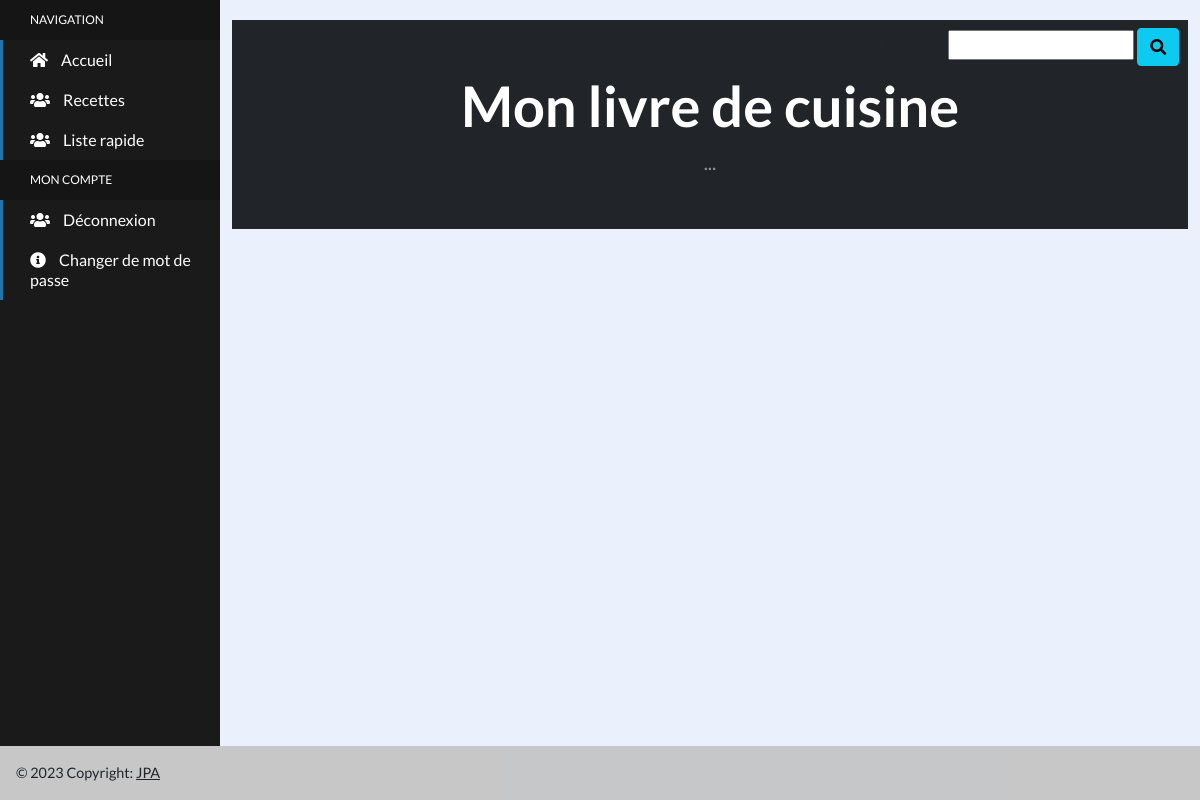
/recettes/rc1/, run on an earlier commit of the app's database.
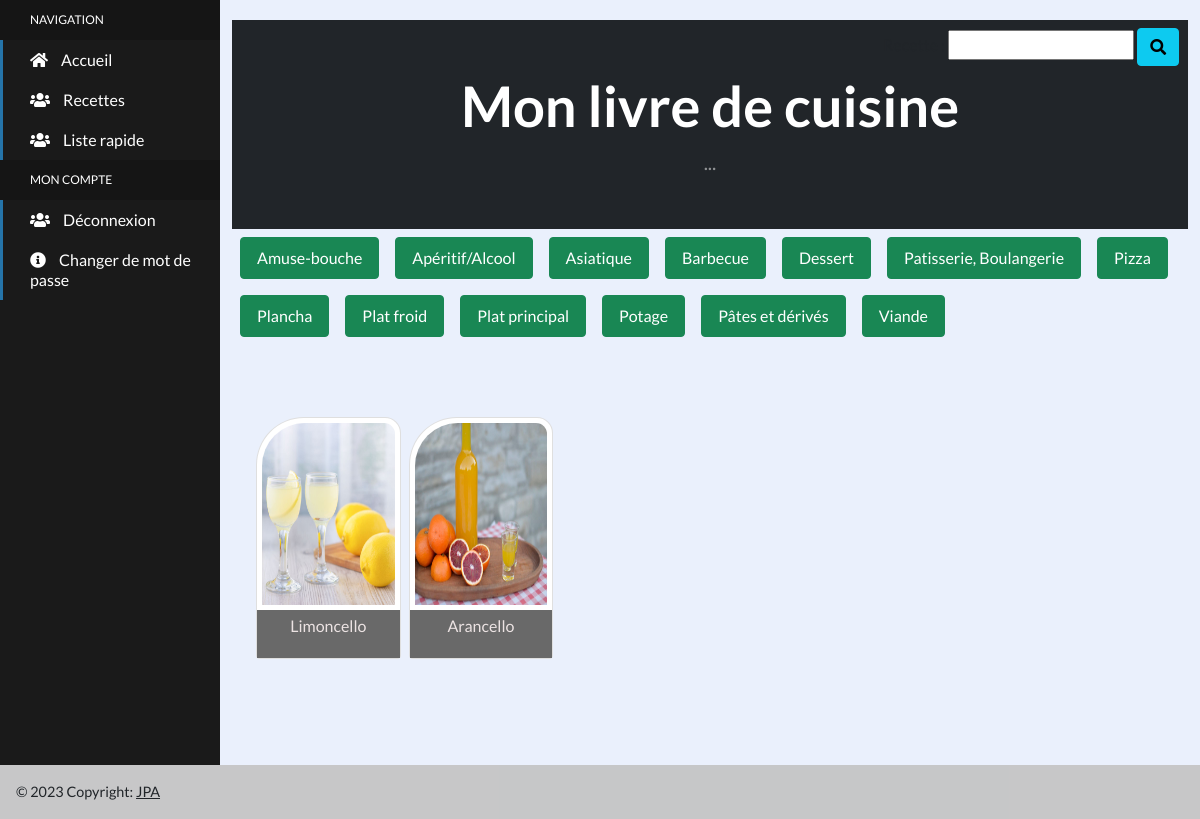
And on a later commit of the database.
### recettes/models.py (models this page shows, shortened)
class Category(models.Model):
    name = models.CharField(max_length=36)

class BlogRecettes(models.Model):
    name = models.CharField(max_length=100, blank=False)
    recipe = models.TextField(blank=False, null=True)
    ingredient = models.TextField(blank=False, null=True)
    note = models.TextField(blank=True, null=True)
    category = models.ForeignKey(Category, on_delete=models.RESTRICT)
    picture = models.CharField(max_length=200, blank=True)
    url_picture = models.URLField(max_length=200, blank=True)
    url_recipe = models.URLField(max_length=200, blank=True)  # url vers recette  RECIPE = RECETTE
    author = models.ForeignKey(User, on_delete=models.SET_NULL, blank=True, null=True)
    class Meta:
        ordering = ['name']
        verbose_name = "Recette"

### recettes/views.py (the view)
# urls.py: path("rc<cid>/", categories_list, name="categories"),
def categories_list(request, cid):
    cate_list = Category.objects.all()
    cat_list = Category.objects.filter(id=cid)
    rec_list = BlogRecettes.objects.all()
    global page
    selected = "liste_recettes"
    rec_list = BlogRecettes.objects.filter(category_id=cid)
    if request.method == "POST":
        form1 = RecetteSearchForm(request.POST)
        if form1.is_valid():
            base_url = reverse('recettes')
            query_string = urlencode(form1.cleaned_data)
            url = '{}?{}'.format(base_url, query_string)
            return redirect(url)
    else:
        form1 = RecetteSearchForm()
        recette_form = request.GET.get("recette", "")
        ingredient_form = request.GET.get("ingredient", "")
        if recette_form is not None:
            rec_list = rec_list.filter(Q(name__icontains=recette_form) | Q(recipe__icontains=recette_form))
            form1.fields['recette'].initial = recette_form
        if ingredient_form is not None:
            rec_list = rec_list.filter(ingredient__icontains=ingredient_form)
    paginator = Paginator(rec_list.order_by('-id'), 12)
    try:
        page = request.GET.get('p')
        if not page:
            page = 1
        rec_list = paginator.page(page)
    except EmptyPage:
        rec_list = paginator.page(paginator.num_pages())
    return render(request, "recettes/categories.html", locals())

### recettes/forms.py
class RecetteSearchForm(Form):
    recette = CharField(max_length=100, required=False)

### recettes/templates/recettes/categories.html
{% extends "livre_recettes/base.html" %}
{% load static %}
{% block content %}
        <section class="py-4">
            <div class="container-fluid px-4 px-lg-6 mt-5">
                <div class="row gx-4 gx-lg-2 row-cols-2 row-cols-md-4 row-cols-xl-6 justify-content-left">
            {% for r in rec_list %}
                    <div class="col mb-4" style="cursor: pointer;" onclick="window.location=' ../r{{ r.id }}'">
                        <div class="card h-100 m-0" style="border-top-left-radius: 3rem; border-top-right-radius: 1rem; ">
                            <img class="card-img-top " style="border: 0px solid #ddd; padding: 5px; height: 12rem; border-top-left-radius: 3rem; border-top-right-radius: 1rem; " src="{% static 'img/img_recettes/' %}{{ r.picture }}" alt="..." />
                            <div class="card-body p-1" style="background-color:dimgray">
                                <div class="text-center" style="color:#ece3e3">
                                    <p class="fs-6">{{ r.name }}</p>
                                </div>
                            </div>
                        </div>
                    </div>
            {% endfor %}
                </div>
            </div>
        </section>
{% endblock %}

### livre_recettes/templates/livre_recettes/base.html (shortened to what this page needs)
<!doctype html>
<html lang="fr">
{% load static %}
<head>
    <link rel="stylesheet" href="//use.fontawesome.com/releases/v5.0.7/css/all.css">
    <link href="https://cdn.jsdelivr.net/npm/bootstrap@5.0.2/dist/css/bootstrap.min.css" rel="stylesheet"
>
    <link rel="stylesheet" href="{% static 'css/base.css' %}">
    <link rel="stylesheet" href="{% static 'css/tableau_liste.css' %}">
</head>
<body>
<div class="sidebar-container">
    <ul class="sidebar-navigation">
        <li class="header">Navigation</li>
        <li class="{% if selected == 'home' %} active {% endif %}">
            <a href="{% url 'home' %}">
                <i class="fa fa-home" aria-hidden="true"></i> Accueil
            </a>
        </li>
        <li class="{% if selected == 'recettes' %} active {% endif %}">
            <a href="{% url 'recettes' %}">
                <i class="fa fa-users" aria-hidden="true"></i> Recettes
            </a>
        </li>
        <li class="{% if selected == 'recettes_rapide' %} active {% endif %}">
            <a href="{% url 'recettes_rapide' %}">
                <i class="fa fa-users" aria-hidden="true"></i> Liste rapide
            </a>
        </li>
        <li class="header">Mon compte</li>
        <li>
            <a href="{% url 'logout' %}">
                <i class="fa fa-users" aria-hidden="true"></i> Déconnexion
            </a>
        </li>
        <li>
            <a href="{% url 'password_change' %}">
                <i class="fa fa-info-circle" aria-hidden="true"></i> Changer de mot de passe
            </a>
        </li>
    </ul>
</div>
<div class="content-container">
    {% if form1 %}
        <div class="col-offset-9 float-end form-outline" style="margin-right: 1.3em; margin-top:0.5em;">
            <form class="" action="{% url 'recettes' %}" method="post" id="recherche_form">
                {{ form1 }}
                <button class="btn btn-info" type="submit"><i class="fas fa-search"></i></button>
            </form>
        </div>
    {% endif %}
    <div class="container-fluid" style="padding-bottom: 7em">
        <header class="bg-dark py-5">
            <div class="container px-4 px-lg-4 my-1">
                <div class="text-center text-white">
                    <h1 class="display-4 fw-bolder">Mon livre de cuisine</h1>
                    <p class="lead fw-normal text-white-50 mb-0">...</p>
                </div>
            </div>
        </header>
        <div class="row m-0">
            {% for c in cate_list|dictsort:"name" %}
                <div class="col-auto px-0">
                    <a href="{% url 'categories' c.id %}"
                       class="btn btn-success py-2 px-3 m-2 p-2 text-decoration-none text-white">
                        {{ c.name }}
                    </a>
                </div>
            {% endfor %}
        </div>
        {% block content %}{% endblock content %}
        <footer class="fixed-bottom bg-light text-center text-lg-start ">
            <div class="row text-left p-3" style="background-color: rgba(0, 0, 0, 0.2); font-size: 0.9rem;">
                <div class="col-3"> © 2023 Copyright:
                    <a class="text-dark" href="">JPA</a>
                </div>
                <div class="col col-offset76 "></div>
            </div>
        </footer>
</body>
</html>

### livre_recettes/static/css/base.css (style rules this page uses)
html, body { background-color: #eaf0fc; height: 100%; margin: 0; border: 0; font-family: 'Lato', sans-serif; }
.sidebar-container { position: fixed; width: 220px; height: 100%; left: 0; overflow-x: hidden; overflow-y: auto; background: #1a1a1a; color: #fff; }
.content-container { padding-top: 20px; }
.sidebar-navigation { padding: 0; margin: 0; list-style-type: none; position: relative; }
.sidebar-navigation li { background-color: transparent; position: relative; display: inline-block; width: 100%; line-height: 20px; }
.sidebar-navigation li a { padding: 10px 15px 10px 30px; display: block; color: #fff; }
.sidebar-navigation li .fa { margin-right: 10px; }
.sidebar-navigation li::before { background-color: #2574A9; position: absolute; content: ''; height: 100%; left: 0; top: 0; -webkit-transition: width 0.2s ease-in; transition: width 0.2s ease-in; width: 3px; z-index: -1; }
.sidebar-navigation .header { font-size: 12px; text-transform: uppercase; background-color: #151515; padding: 10px 15px 10px 30px; }
.sidebar-navigation .header::before { background-color: transparent; }
.content-container { padding-left: 220px; }

### livre_recettes/static/css/tableau_liste.css (style rules this page uses)
li a { text-decoration: none; }
.card { margin-top: 2rem; margin-bottom: 2rem; }
.card img { width:100% }
footer { margin-top: 4rem; }

What changed in the data, as far as the page shows it:
added Category: name "Amuse-bouche"
added Category: name "Apéritif/Alcool"
added Category: name "Asiatique"
added Category: name "Barbecue"
added Category: name "Dessert"
added Category: name "Patisserie, Boulangerie"
added Category: name "Pizza"
added Category: name "Plancha"
added Category: name "Plat froid"
added Category: name "Plat principal"
added Category: name "Potage"
added Category: name "Pâtes et dérivés"
added Category: name "Viande"
added BlogRecettes: picture (picture), name "Limoncello"
added BlogRecettes: picture (picture), name "Arancello"
